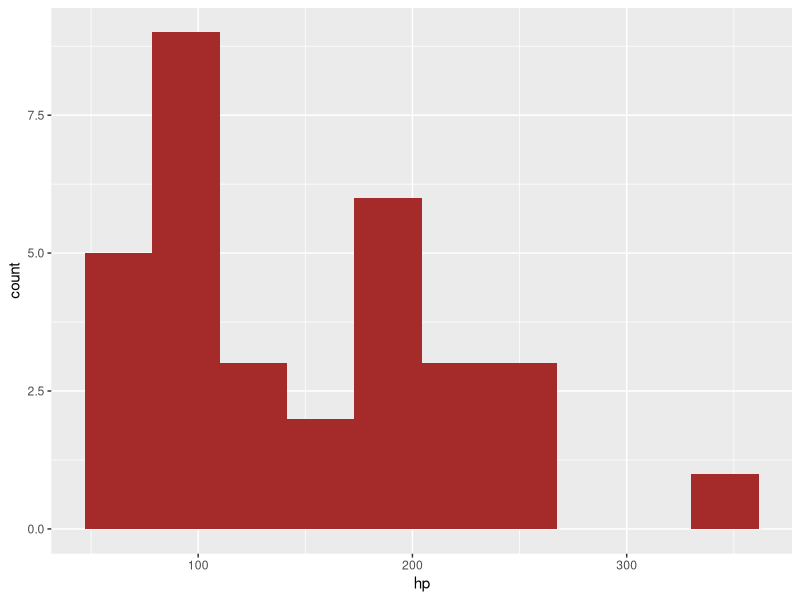
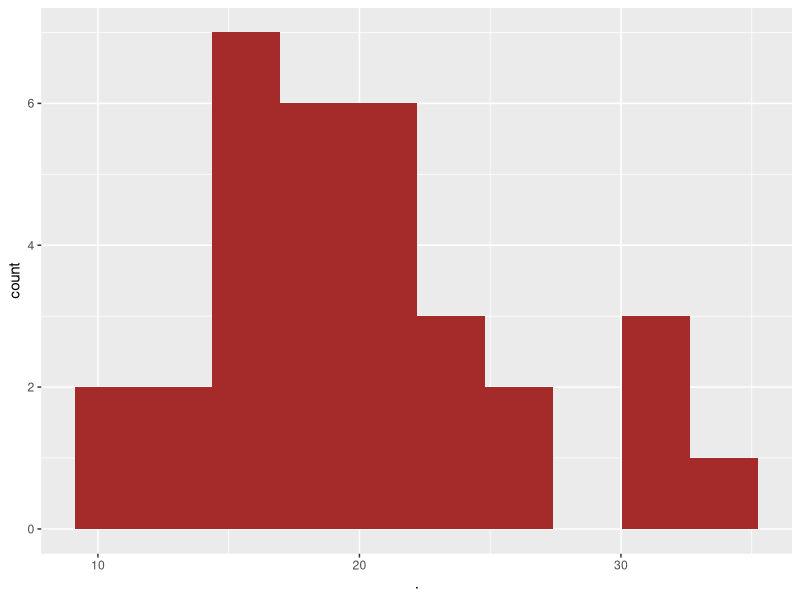
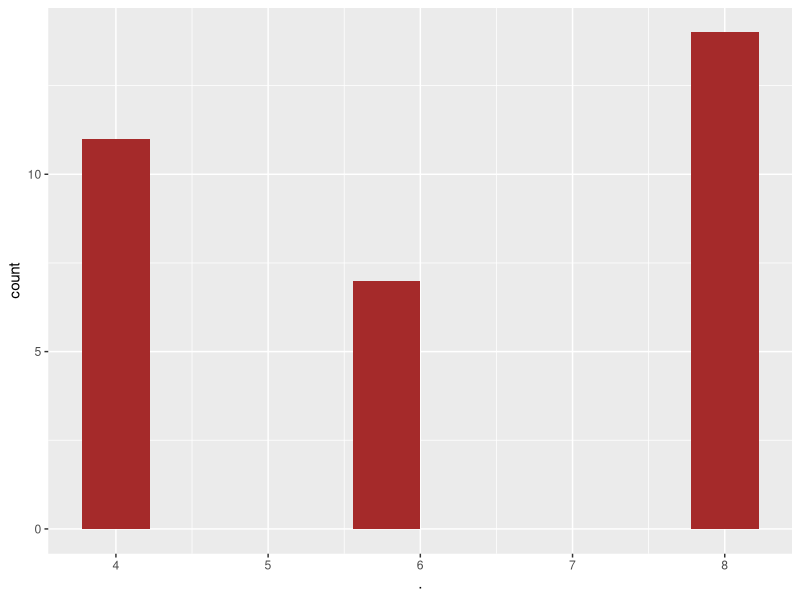
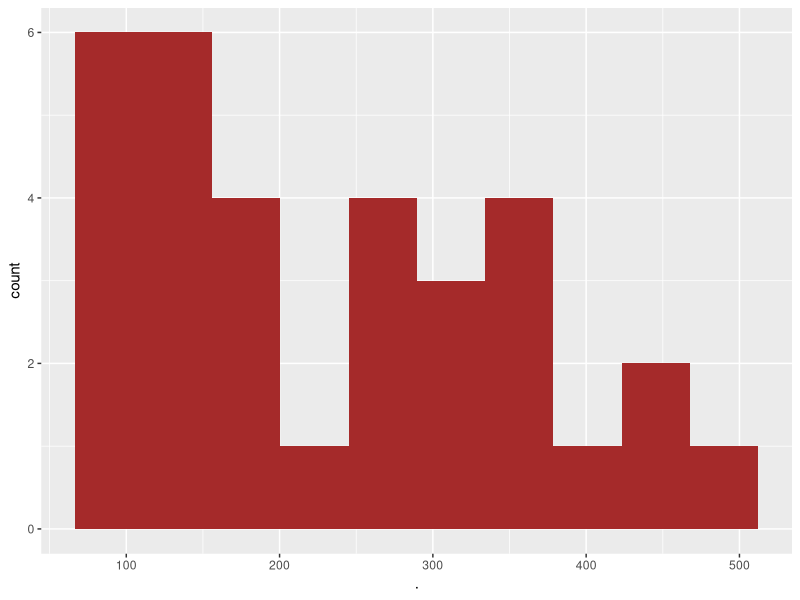
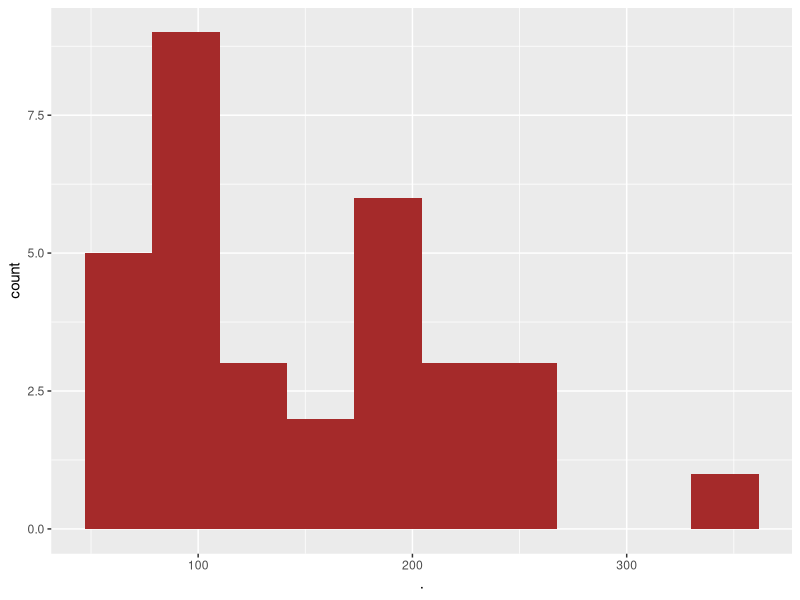
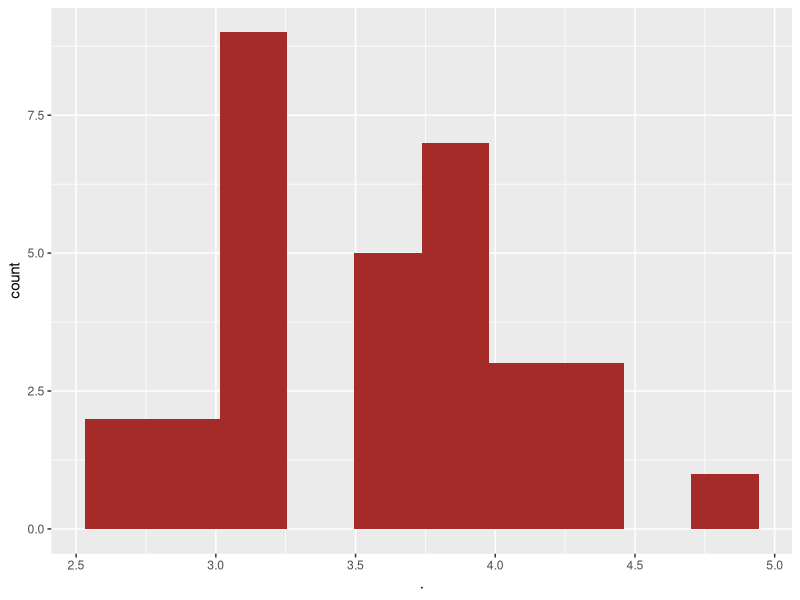
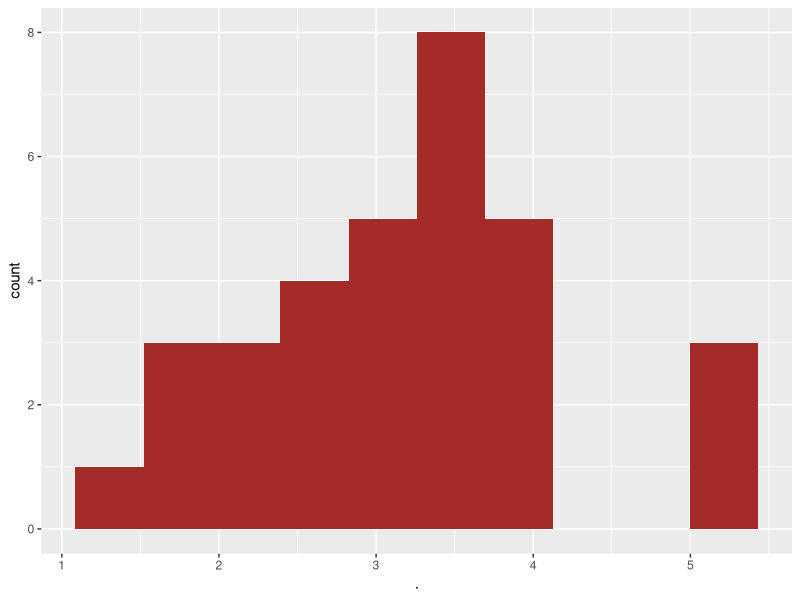
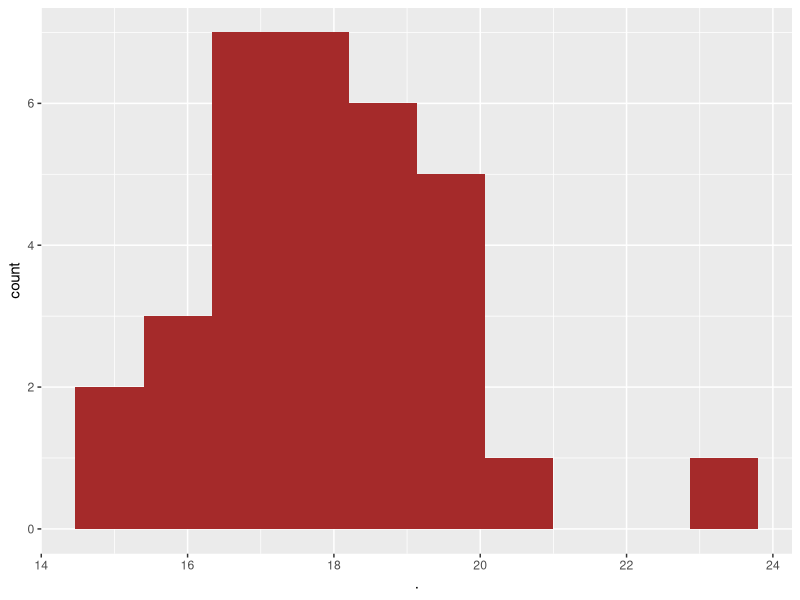

Write the R code that produced these figures, in order. (Note: this script raises an error after producing the figures.)
# hjemmelekse 2

x <- c(10,20,30)

trekk_fra_tre <- function(x) {
  x-3
}

trekk_fra_tre(x)


#2.1 Summere to tall

x <- c(1,2,3,10)
y <- c(4,5,6,23)

sum_to <- function(x,y) {
  x+y
}

#2.2 Multipliserer to tall

mult_to <- function(x,y){
  x*y
  
}

mult_to(x,y)

#2.3 Kvadrerer


# Feilmelding "Error in kvadrer_x() : argument "x" is missing, with no default"
# Denne kommer for en prøver å kvadrere "ingenting", uten at en har gitt R beksjed om hvordan et slikt tilfelle skal behandles. 

kvadrer_x <- function(x=NA) {
  if(is.na(x)) {
    stop("Du har ikke angitt hva som skal kvadreres, prøv å legge inn et tall")
  }
  x^2
}

kvadrer_x(3)

#2.4 Default verdien er "pearson". Denne angir at en skal bruke Pearson correlation cofficient for beregning, dersom et av de to andre valgene ikke er spesifisert. 



#2.5 Finnes to i vektoren? 

finnes_to <- function(var) {
  any({{var}} ==2)
  
}

finnes_to(x)
finnes_to(y)


#2.6 Disse funksjonene finnes allerede i R, dersom en lager nye funksjoner med disse navnene overskriver man de innebygde funksjonene. 


# 2.7 er partall
er_partall <-  function(x) {
  x/2 == round(x/2)
  
}

er_partall(100)

#"FALSE" i er_partall vil alltid være oddetall, kan derfor bruke er_partall også til å stadfeste at er tall er oddetall "

# 2.8 if vs if_else
# ved bruk av if(), vil det man ønsker å sammenligne/teste gjennomført dersom det er sant (TRUE), Dersom FALSE, vil ingenting skje. 
# Ved bruk av ifelse vil en også kunne evaluere/returnere et svar dersom utfallet blir "FALSE" 
# Ville brukt ifelse i en funksjon. 


#2.9 uten de dobble parantesene, {{}}, vil ikke R skjønne at det er variabelen inne i funksjonen vi ønsker å finne, men  begynne å lete etter en variabel globalt. 

library(tidyverse)

## Funksjon som virker
lag_histogram <-  function(.data, variabel) {
  .data %>% 
    ggplot(aes(x = {{variabel}}))+
    geom_histogram(bins=10, fill="brown")
}

lag_histogram(mtcars, hp)

purrr:: map(.x=mtcars, .f= ~lag_histogram(.data = mtcars, variabel=.))

# 3. God. 

library(lubridate)

## se denne
lubridate::hour(now())

greeting <- function(x= now(), output_som_melding = FALSE) {
  
  if(x %>%
     str_split(" ") %>%
     map_chr(2) < 09:00:00) { 
    return(paste0("God Morgen"))
  }
  
  if(x %>%
     str_split(" ") %>%
     map_chr(2) < 12:00:00) { 
    return(paste0("God formiddag"))
  }
  
  if(x %>%
     str_split(" ") %>%
     map_chr(2) < 15:00:00) { 
    return(paste0("God ettermiddag"))
  }  
  
  if(x %>%
     str_split(" ") %>%
     map_chr(2) < 18:00:00) { 
    return(paste0("God kveld"))
  }  
  
  if(x %>%
     str_split(" ") %>%
     map_chr(2) > 00:00:00) { 
    return(paste0("God natt"))
  }
  
}

greeting()



###############################################################################




############## 4. #konverteringer##################


#Farenheit konvertering
farenheit_to__celcius <- function(x) {
  round((x-32)*5/9)
}

farenheit_to__celcius(64)

#celsius konvertering
celsius_to__farenheit <- function(x) {
  round((x*9/5)+32)
}

celsius_to__farenheit(23)

#funksjon i funksjon
farenheit_to__celcius(celsius_to__farenheit(23))




######### 5 DingDong #####################

dingdong <- function(x){
  
  if(x /5 == round(x/5) & x /3 == round(x/3)) { 
    return(paste0("DingDong"))
  }
  
  if(x /3 == round(x/3)) { 
    return(paste0("Ding"))
  }
  
  if(x /5 == round(x/5)) { 
    return(paste0("DingDong"))
  }
  
  x
}

dingdong(15)




